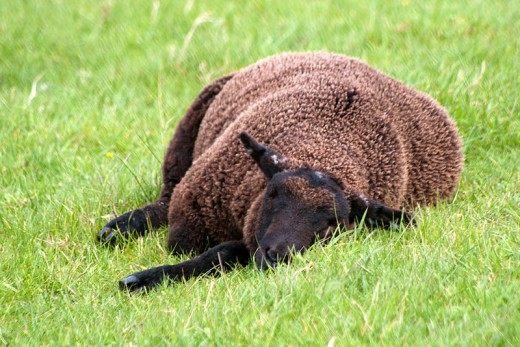
#> input picture data/black.jpg, 520 x 347 px
$ jupyter execute image_analysis.ipynb   (shell and % lines are left out)   (older library calls are emulated)
#> lines starting #> are read from the running program, lines starting #| are printed output that depends on the picture; after the words box and inside, x2 and y2 are one past the last pixel; in counts of white or black regions, pixels touching at a corner belong together
# Import libraries

[cell 1]
import numpy as np
from matplotlib import pyplot as plt
from skimage import io, filters, restoration, util,feature
from skimage.color import rgb2gray

# Read an image

[cell 2]
image = io.imread('data/black.jpg')
#> image is the input picture: shape (347, 520, 3); mean R, G, B 159.7, 173.9, 102.6
plt.imshow(image);

# Select a subimage

[cell 3]
# sheep bottom with colors
subimage=image[40:300,90:480,:]
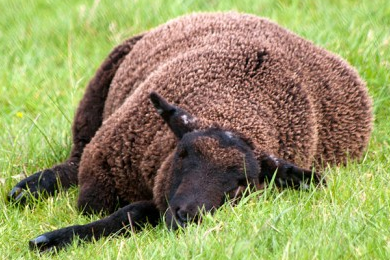
#> subimage: shape (260, 390, 3); mean R, G, B 147.2, 147.4, 96.9
plt.imshow(subimage);

[cell 4]
# sheep bottom in grayscale
subimage_gray=rgb2gray(subimage)
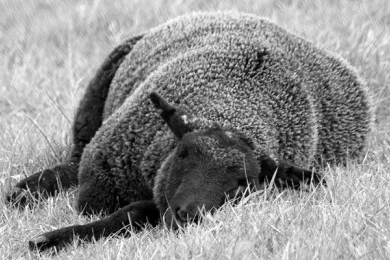
#> subimage_gray: shape (260, 390) float64; min 0, max 0.993, mean 0.564
plt.imshow(subimage_gray, cmap='gray');

# Apply filters for smoothing and edge detection

## Apply gaussian filter for smoothing

[cell 5]
sigma=4 # the bigger the smoother

#colored
gaussian_filter_image=filters.gaussian(subimage, sigma=sigma, multichannel=True, mode="nearest")
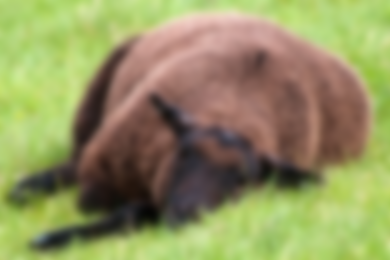
#> gaussian_filter_image: shape (260, 390, 3) float64; mean R, G, B 0.578, 0.578, 0.38

#grayscale
gaussian_filter_image_gray=filters.gaussian(subimage_gray, sigma=sigma, multichannel=False, mode="nearest")
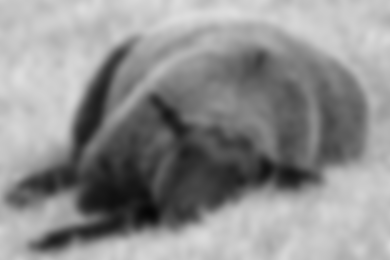
#> gaussian_filter_image_gray: shape (260, 390) float64; min 0.0244, max 0.871, mean 0.564

## Showing result

[cell 6]
def show_plane(ax, plane, cmap="gray", title=None):
    ax.imshow(plane, cmap=cmap)
    ax.set_xticks([])
    ax.set_yticks([])

    if title:
        ax.set_title(title)
_, (a, b, c)= plt.subplots(nrows=1, ncols=3, figsize=(16, 4))
show_plane(a, subimage, title="Original")
show_plane(b, gaussian_filter_image, title="Gaussian_color")
show_plane(c, gaussian_filter_image_gray, title="Gaussian_grayscale")

## Other filters
### bilateral

[cell 7]
bilateral = restoration.denoise_bilateral(
        subimage_gray,
        multichannel=False
    )
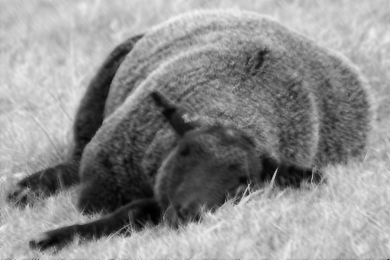
#> bilateral: shape (260, 390) float64; min 0.00122, max 0.956, mean 0.562
plt.imshow(bilateral, cmap="gray");

### Median

[cell 8]
median = filters.median(subimage_gray)
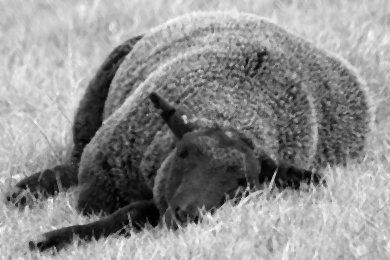
#> median: shape (260, 390) float64; min 0, max 0.97, mean 0.563
plt.imshow(median, cmap="gray");

## Apply Canny operator for edge detection (on Gaussian filtered image)

[cell 9]
sigma_canny=1
edge=feature.canny(gaussian_filter_image_gray, sigma=sigma_canny)
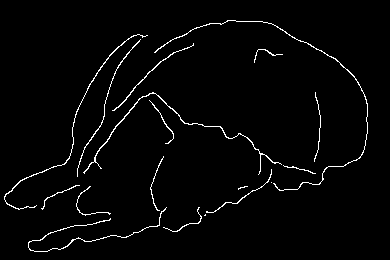
#> edge: shape (260, 390) bool; 2.3% white in thin lines or dots, all inside (x1, y1, x2, y2) = (4, 20, 368, 252)
plt.imshow(edge, cmap='gray');

# Apply a thresholding technique

## Evaluate various thresholding algorithems

[cell 10]
fig, ax=filters.try_all_threshold(subimage_gray, figsize=(10,8), verbose=False)
plt.show()
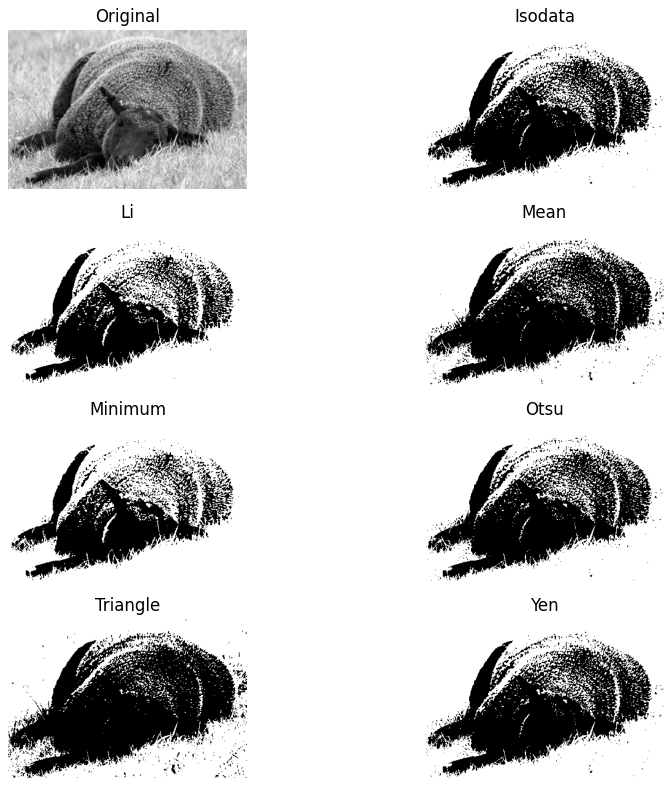
#> figure drawn by matplotlib, 8 panels

## Use threshold minimum

[cell 11]
thresh_min=filters.threshold_minimum(subimage_gray)
#> thresh_min = 0.401
binary_min=subimage_gray>thresh_min
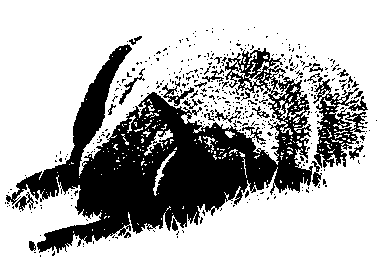
#> binary_min: shape (260, 390) bool; 70.8% white; 411 black regions (386 under 20 px), largest, box (x1, y1, x2, y2) and area: (6, 44, 313, 253) 24573, (313, 79, 367, 168) 1904, (162, 81, 194, 106) 228
plt.imshow(binary_min, cmap="gray");
